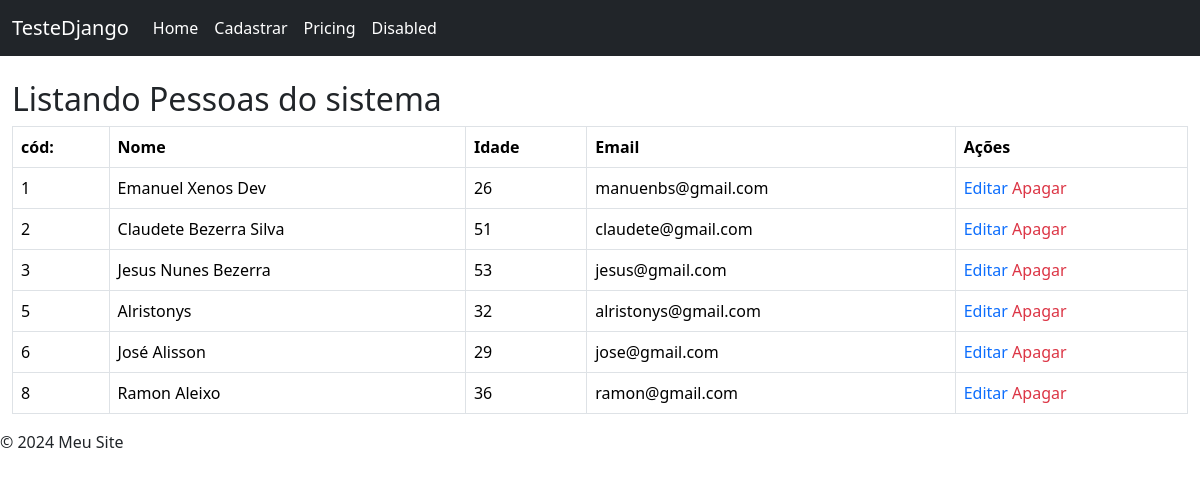
The app's page /core/home/ with its own data.
### core/models.py (models this page shows, shortened)
class People(models.Model):
    fullname = models.CharField(max_length=80)
    years = models.CharField(max_length=3)
    email = models.CharField(max_length=80)

### core/views.py (the view)
# urls.py: 2. Add a URL to urlpatterns:  path('', views.home, name='home')
def home(request):
    people = People.objects.all()
    return render(request,'index.html',{'peoples':people})

### core/templates/index.html (shortened to what this page needs)
{% extends "template.html" %}
{% block content %}
    <h2>Listando Pessoas do sistema</h2>
    <table class="table table-bordered">
        <tr>
            <th>cód:</th>
            <th>Nome</th>
            <th>Idade</th>
            <th>Email</th>
            <th>Ações</th>
        </tr>
    {% for p in peoples %}
        <tr>
            <td>{{p.id}}</td>
            <td>{{p.fullname}}</td>
            <td>{{p.years}}</td>
            <td>{{p.email}}</td>
            <td>
               <a href="{% url 'editar' p.id %}" class="link-primary link-underline-opacity-0">Editar</a>
               <a href="{% url 'apagar' p.id %}" class="link-danger link-underline-opacity-0">Apagar</a>
            </td>
        </tr>
    {% endfor%}
    </table>
    {% endblock %}

### core/templates/template.html (shortened to what this page needs)
<!DOCTYPE html>
<html lang=pt-br">
<head>
    <link href="https://cdn.jsdelivr.net/npm/bootstrap@5.3.3/dist/css/bootstrap.min.css" rel="stylesheet">
</head>
<body>
    <nav class="navbar navbar-expand-lg bg-dark">
        <div class="container-fluid text-white">
          <a class="navbar-brand text-white" href="/">TesteDjango</a>
          <div class="collapse navbar-collapse" id="navbarNavAltMarkup">
            <div class="navbar-nav">
              <a class="nav-link active text-white" aria-current="page" href="/core/home">Home</a>
              <a class="nav-link text-white" href="/core/register">Cadastrar</a>
              <a class="nav-link text-white" href="#">Pricing</a>
              <a class="nav-link disabled text-white" aria-disabled="true">Disabled</a>
            </div>
          </div>
        </div>
      </nav>
    <div class="container-fluid">
      <br/>
        {% block content %}{% endblock %}
    </div>
    <footer> <p>© 2024 Meu Site</p> </footer>
</body>
</html>

### records on screen
People: id "1", fullname "Emanuel Xenos Dev", years "26", email "manuenbs@gmail.com"
People: id "2", fullname "Claudete Bezerra Silva", years "51", email "claudete@gmail.com"
People: id "3", fullname "Jesus Nunes Bezerra", years "53", email "jesus@gmail.com"
People: id "5", fullname "Alristonys", years "32", email "alristonys@gmail.com"
People: id "6", fullname "José Alisson", years "29", email "jose@gmail.com"
People: id "8", fullname "Ramon Aleixo", years "36", email "ramon@gmail.com"
